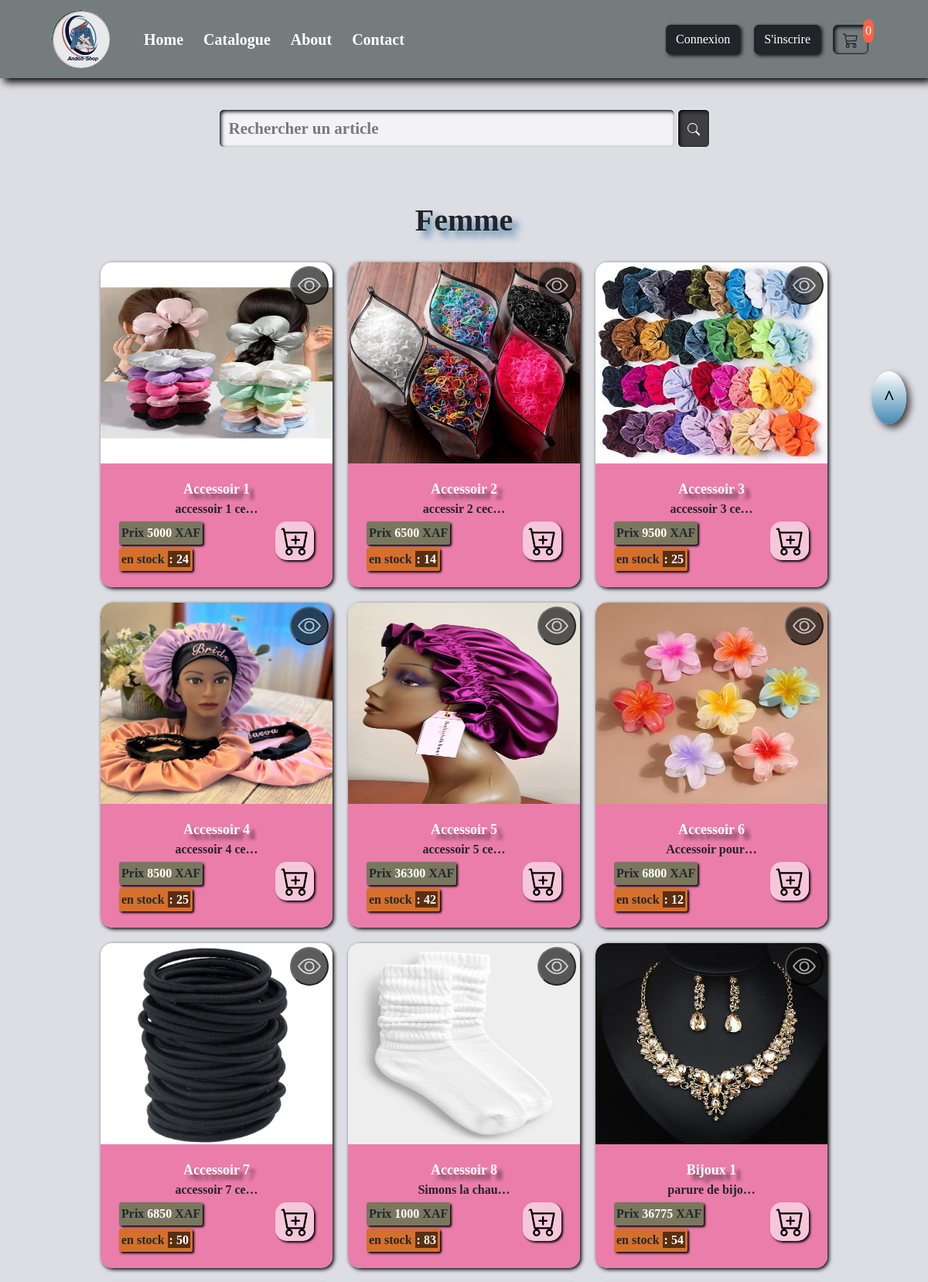
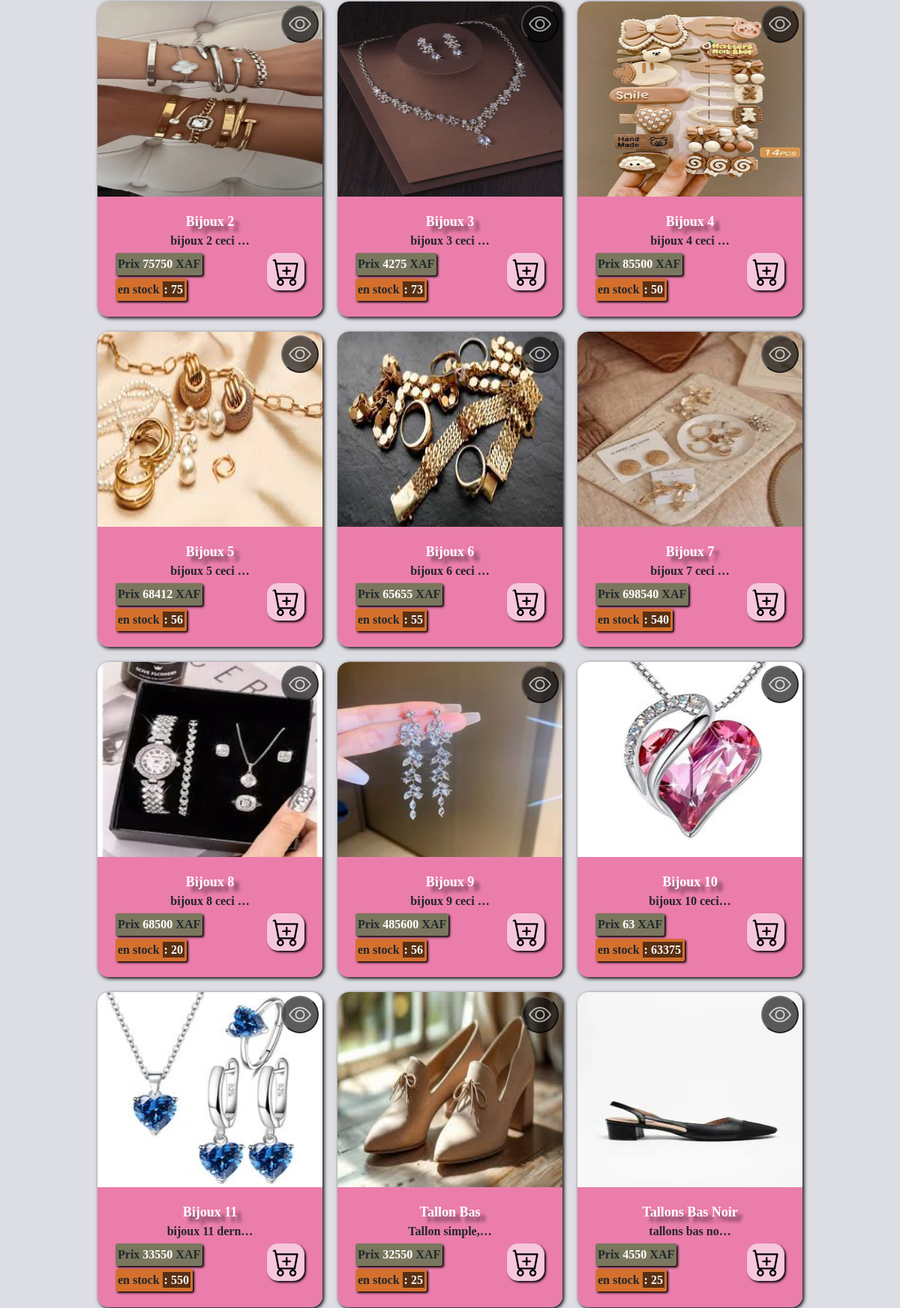
The page /categorie2/ (upper part) on the database its author committed (2 pictures, top to bottom).
### site_app/models.py (models this page shows, shortened)
class Catégorie(models.Model):
    nom = models.CharField(max_length=50)
    image = models.ImageField(upload_to='imagesCategories', null=True, blank=True)
    feminin = models.BooleanField()

class Article(models.Model):
    name = models.CharField(max_length=50)
    description = models.TextField(blank=True)
    prix = models.IntegerField()
    quantite_stock = models.IntegerField()
    image = models.ImageField(upload_to='imagesArticles', null=True, blank=True)
    categorie = models.ForeignKey(
        Catégorie,
        on_delete=models.CASCADE,
        null=True
        )
    type = models.ForeignKey(Type, null=True, on_delete=models.CASCADE)

### site_app/views.py (the view)
# urls.py: path('categorie<int:id>/', views.categorie, name='categorie'),
def categorie(request, id):
    cat = get_object_or_404(Catégorie,id=id)
    articles = Article.objects.filter(categorie=cat)
    if request.method == 'GET':
        name = request.GET.get('rechercher_produitCate')
        if name is not None:
            articles = Article.objects.filter(name__icontains = name)
    return render(request, 'pages/categorie.html', {'articles':articles, 'categorie':cat})

### site_app/templates/pages/categorie.html (shortened to what this page needs)
{% extends "../base.html" %}
{% load static %}
{% block content %}
<div class="catalogue_page" style="background-color: rgba(11, 12, 58, 0.137);">
    <form class="d-flex" role="search" style="margin-top: 30px; margin-bottom: 70px; display: flex;justify-content: center;align-items: center;">
        <input class="form-control me-2" type="search" placeholder="Rechercher un article" aria-label="Search" name="rechercher_produitCate" style="width: 50%; height: 50px; background-color: #ffffffa4; color: rgb(0, 0, 0); font-weight: bold;font-size: 21px;" id="btnCate">
        <button class="btn btn-light" type="submit" style="margin-left: -5px; height: 50px; background-color: rgba(0, 0, 0, 0.712);" id="searchCate"> <svg
            xmlns="http://www.w3.org/2000/svg" width="16" height="16" fill="currentColor" class="bi bi-search"
            viewBox="0 0 16 16">
            <path
            d="M11.742 10.344a6.5 6.5 0 1 0-1.397 1.398h-.001q.044.06.098.115l3.85 3.85a1 1 0 0 0 1.415-1.414l-3.85-3.85a1 1 0 0 0-.115-.1zM12 6.5a5.5 5.5 0 1 1-11 0 5.5 5.5 0 0 1 11 0" />
        </svg></button>
    </form>
    <h1> {{categorie.nom}} </h1>
    <div class="catalogue_cantain">
        {% for article in articles %}
        <div class="catalogue_contain_item">
                <div class="catalogue_contain_image">
                    <a href="{% url 'detail_categorie' article.id %}"><img src="{{article.image.url}}" alt="{{article.nom}}"></a>
                    <a href="{% url 'detail_categorie' article.id %}"><button>
                    </button></a>
                </div>
                {% if categorie.feminin %}
                <div class="catalogue_contain_description" style="background-color: rgba(236, 119, 168, 0.94);">
                {% else %}
                <div class="catalogue_contain_description" style="background-color: #53ac69;">
                {% endif %}
                    <div class="nom" id="art{{article.id}}"> {{article.name}} </div>
                    <div class="description">{{article.description | truncatechars:15 }}</div>
                       <div class="catalogue_flex">
                           <div class="catalogue_flex1">
                               <div class="prix">Prix <span id="price{{article.id}}">{{article.prix}}</span> XAF</div>
                               <div class="qte_stock">en stock <span>: {{article.quantite_stock}}</span></div>
                            </div>
                            <div class="catalogue_flex2">
                                <svg xmlns="http://www.w3.org/2000/svg" width="16" height="16" fill="currentColor" class="bi bi-cart-plus" viewBox="0 0 16 16" onclick="compteur_panier(this)" id="{{article.id}}">
                                    <path d="M9 5.5a.5.5 0 0 0-1 0V7H6.5a.5.5 0 0 0 0 1H8v1.5a.5.5 0 0 0 1 0V8h1.5a.5.5 0 0 0 0-1H9z"/>
                                    <path d="M.5 1a.5.5 0 0 0 0 1h1.11l.401 1.607 1.498 7.985A.5.5 0 0 0 4 12h1a2 2 0 1 0 0 4 2 2 0 0 0 0-4h7a2 2 0 1 0 0 4 2 2 0 0 0 0-4h1a.5.5 0 0 0 .491-.408l1.5-8A.5.5 0 0 0 14.5 3H2.89l-.405-1.621A.5.5 0 0 0 2 1zm3.915 10L3.102 4h10.796l-1.313 7zM6 14a1 1 0 1 1-2 0 1 1 0 0 1 2 0m7 0a1 1 0 1 1-2 0 1 1 0 0 1 2 0"/>
                                </svg>
                            </div>
                        </div>
                    </div>
            </div>
            {% endfor %}
    </div>
</div>
{% endblock content %}

### site_app/static/css/style.css (style rules this page uses)
* { margin: 0; padding: 0; box-sizing: border-box; font-family: 'Times New Roman', Times, serif; }
.form-control { box-shadow: inset 2px 2px 5px black; margin-right: 0px; }
.btn { box-shadow: inset 2px 2px 5px rgb(7, 7, 7); }
.catalogue_page { padding: 10px; }
.catalogue_page h1 { text-align: center; text-transform: capitalize; margin-top: 25px; font-weight: bolder; text-shadow: 8px 8px 9px #538bac; }
.catalogue_cantain { display: flex; justify-content: center; align-items: center; margin: 20px; margin-left: 35px; margin-right: 35px; flex-wrap: wrap; }
.catalogue_cantain .catalogue_contain_item { margin: 10px; border-radius: 15px; box-shadow: 2px 2px 5px black; width: 300px; height: 420px; padding: 0; overflow: hidden; }
.catalogue_cantain .catalogue_contain_item .catalogue_contain_image { width: 100%; overflow: hidden; position: relative; }
.catalogue_cantain .catalogue_contain_item .catalogue_contain_image img { border-top-left-radius: 15px; border-top-right-radius: 15px; width: 300px; height: 260px; }
.catalogue_cantain .catalogue_contain_item .catalogue_contain_image button { position: absolute; top: 5px; right: 5px; z-index: 2; background-color: rgba(14, 13, 13, 0.788); height: 50px; border-radius: 50%; font-weight: bolder; opacity: 0.85; width: 50px; height: 50px; color: rgba(255, 255, 255, 0.747); }
.catalogue_cantain .catalogue_contain_item .catalogue_contain_image button svg { font-weight: bolder; width: 30px; height: 30px; }
.catalogue_cantain .catalogue_contain_item .catalogue_contain_description { width: 100%; background-color: #538bac; padding: 20px; }
.catalogue_cantain .catalogue_contain_item .catalogue_contain_description .nom { text-transform: capitalize; font-weight: 850; font-size: 18px; text-align: center; color: white; text-shadow: 7px 7px 4px rgba(14, 13, 13, 0.548); }
.catalogue_cantain .catalogue_contain_item .catalogue_contain_description .description { font-weight: bold; text-align: center; }
.catalogue_cantain .catalogue_contain_item .catalogue_contain_description .prix { background-color: rgba(38, 114, 38, 0.568); border-radius: 3px; font-weight: bold; width: max-content; padding: 3px; color: #1f282e; margin: 4px; box-shadow: 2px 2px 3px black; }
.catalogue_cantain .catalogue_contain_item .catalogue_contain_description .prix span { color: white; }
.catalogue_cantain .catalogue_contain_item .catalogue_contain_description .qte_stock { background-color: rgba(209, 110, 28, 0.884); border-radius: 3px; font-weight: bold; width: max-content; padding: 3px; color: #1f282e; margin: 4px; box-shadow: 2px 2px 3px black; }
.catalogue_cantain .catalogue_contain_item .catalogue_contain_description .qte_stock span { color: white; background-color: rgba(0, 0, 0, 0.582); padding: 2px; }
.catalogue_flex { display: flex; justify-content: space-between; }
.catalogue_flex2 svg { box-shadow: 2px 2px 3px black; margin: 4px; background-color: rgba(255, 255, 255, 0.568); color: rgb(0, 0, 0); width: 50px; width: 50px; height: 50px; padding: 6px; border-top-right-radius: 15px; border-bottom-right-radius: 15px; border-bottom-left-radius: 15px; border-top-left-radius: 15px; }
#searchCate { color: white; font-weight: bolder; font-size: 21px; }
#btnCate::placeholder { color: rgba(0, 0, 0, 0.5); font-weight: bolder; font-size: 21px; }

### rows shown on the page
Catégorie: nom "Femme"
Article: image (picture), name "Accessoir 1", description "accessoir 1 ce…", prix "5000", quantite_stock "24"
Article: image (picture), name "Accessoir 2", description "accessir 2 cec…", prix "6500", quantite_stock "14"
Article: image (picture), name "Accessoir 3", description "accessoir 3 ce…", prix "9500", quantite_stock "25"
Article: image (picture), name "Accessoir 4", description "accessoir 4 ce…", prix "8500", quantite_stock "25"
Article: image (picture), name "Accessoir 5", description "accessoir 5 ce…", prix "36300", quantite_stock "42"
Article: image (picture), name "Accessoir 6", description "Accessoir pour…", prix "6800", quantite_stock "12"
Article: image (picture), name "Accessoir 7", description "accessoir 7 ce…", prix "6850", quantite_stock "50"
Article: image (picture), name "Accessoir 8", description "Simons la chau…", prix "1000", quantite_stock "83"
Article: image (picture), name "Bijoux 1", description "parure de bijo…", prix "36775", quantite_stock "54"
Article: image (picture), name "Bijoux 2", description "bijoux 2 ceci …", prix "75750", quantite_stock "75"
Article: image (picture), name "Bijoux 3", description "bijoux 3 ceci …", prix "4275", quantite_stock "73"
Article: image (picture), name "Bijoux 4", description "bijoux 4 ceci …", prix "85500", quantite_stock "50"
Article: image (picture), name "Bijoux 5", description "bijoux 5 ceci …", prix "68412", quantite_stock "56"
Article: image (picture), name "Bijoux 6", description "bijoux 6 ceci …", prix "65655", quantite_stock "55"
Article: image (picture), name "Bijoux 7", description "bijoux 7 ceci …", prix "698540", quantite_stock "540"
Article: image (picture), name "Bijoux 8", description "bijoux 8 ceci …", prix "68500", quantite_stock "20"
Article: image (picture), name "Bijoux 9", description "bijoux 9 ceci …", prix "485600", quantite_stock "56"
Article: image (picture), name "Bijoux 10", description "bijoux 10 ceci…", prix "63", quantite_stock "63375"
Article: image (picture), name "Bijoux 11", description "bijoux 11 dern…", prix "33550", quantite_stock "550"
Article: image (picture), name "Tallon Bas", description "Tallon simple,…", prix "32550", quantite_stock "25"
Article: image (picture), name "Tallons Bas Noir", description "tallons bas no…", prix "4550", quantite_stock "25"
